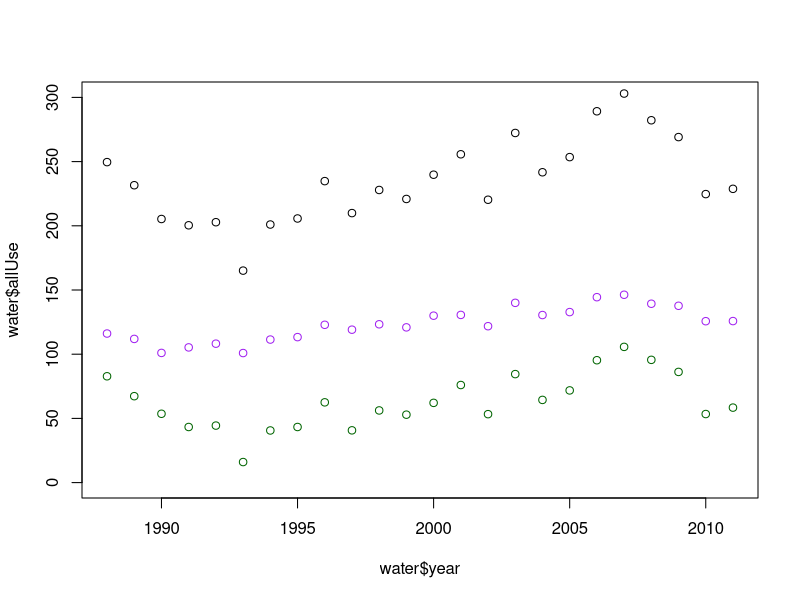
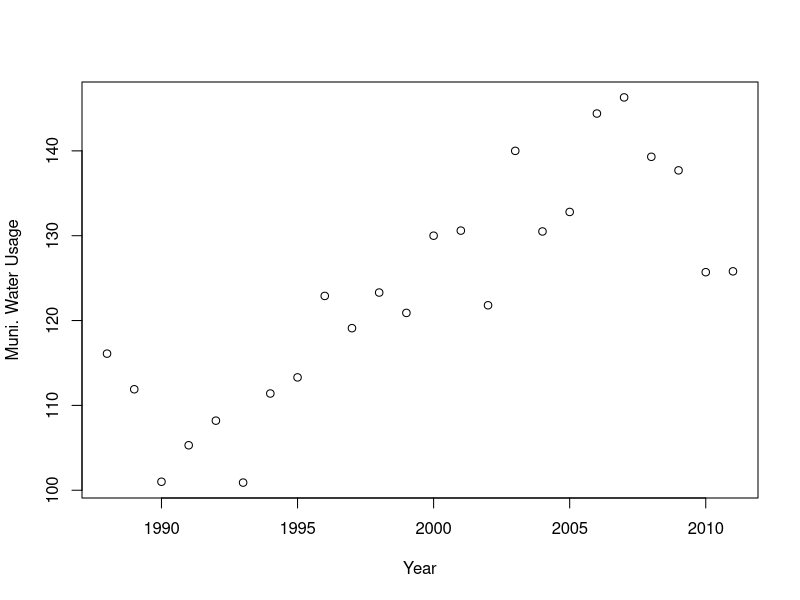
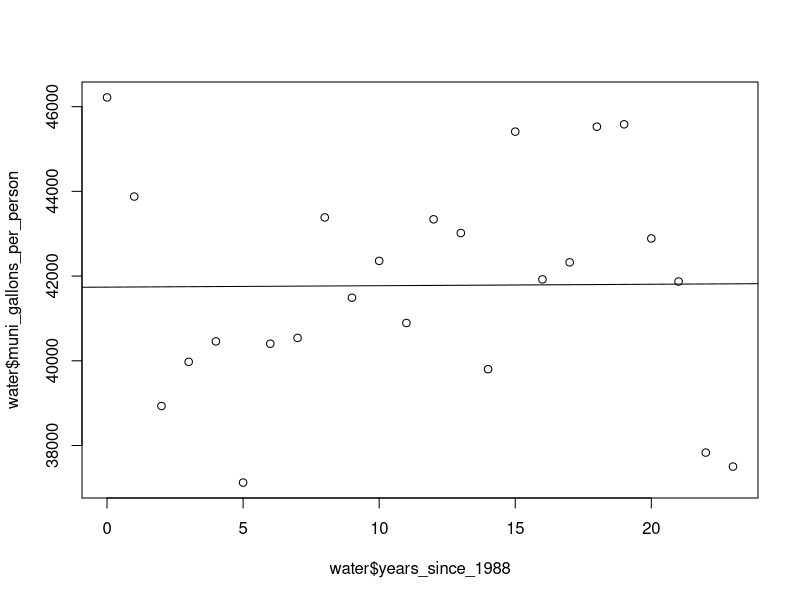
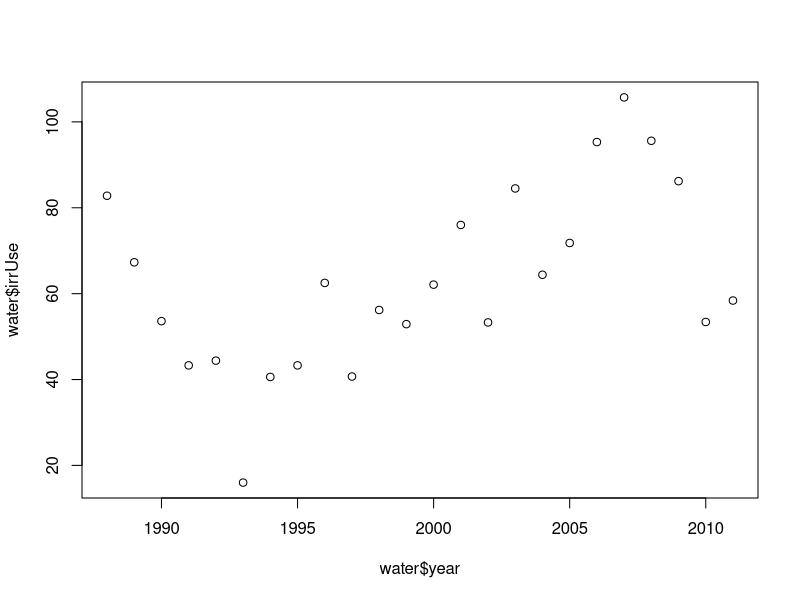
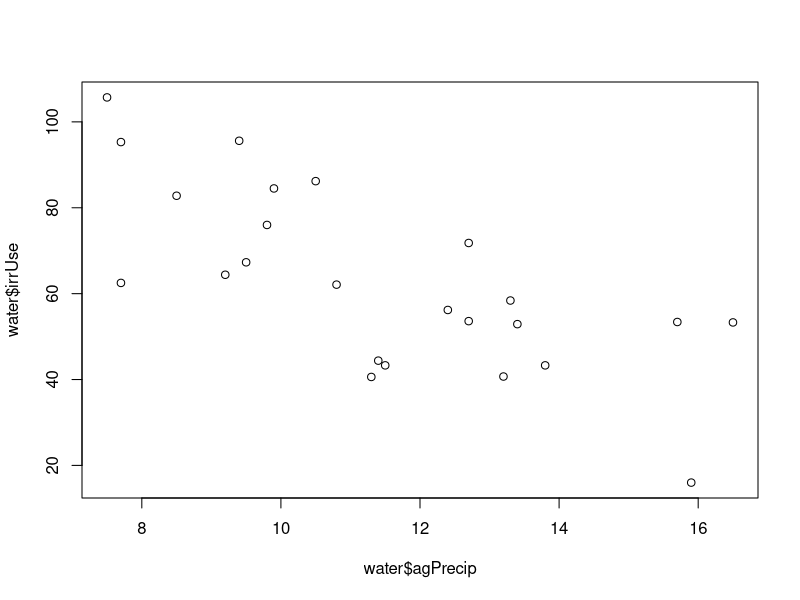

The R script that drew these images, in order:
## ---- chunk 1
knitr::opts_chunk$set(echo = TRUE)
## ---- chunk 2
water <- read.csv("../datasets/mn_water.csv")
head( water )
## ---- chunk 3
plot( water$year, water$allUse, ylim = c(0, 300) )
points( water$year, water$muniUse, col = "purple" )
points( water$year, water$irrUse, col = "darkgreen" )
## ---- chunk 4
summary( lm( allUse ~ muniUse + irrUse, data = water ) )
## ---- chunk 5
plot( water$year, water$muniUse, xlab = "Year", ylab = "Muni. Water Usage" )
## ---- chunk 6
m1 <- lm( muniUse ~ year, data = water )
summary(m1)

# Slope is the estimated expected in crease in water usage each year
# Intercept is the estimated water usage in year 0!
## ---- chunk 7
water$years_since_1988 <- water$year - 1988
summary( lm( muniUse ~ years_since_1988, data = water ) )
m1$fitted.values[24]

# Now the intercept is the estimated expect water usage in year 1988.
## ---- chunk 8
water$muni_gallons_per_person <- water$muniUse*1e9/water$muniPop
m1 <- lm( muni_gallons_per_person ~ years_since_1988, data = water )
plot( water$years_since_1988, water$muni_gallons_per_person )
abline(m1)
summary(m1)

# this analysis converts the response to gallons per person. We can see from
# the plot and the fit that water usage in terms of gallons per person
# is not changing much overall, though the pattern is interesting. There were
# two early years with high usage, then two later years with low usage.
# Otherwise, usage was increasing in the middle.
## ---- chunk 9
plot( water$year, water$irrUse )
plot( water$agPrecip, water$irrUse )
## ---- chunk 10
# (2)
m2 <- lm( irrUse ~ agPrecip + years_since_1988, data = water )
summary(m2)
## ---- chunk 11
vv <- vcov( m2 )
est <- m2$coefficients[1] + 12*m2$coefficients[2] + (2012-1988)*m2$coefficients[3]
est
x <- c(1, 12, (2012-1988))
se <- sqrt( t(x) %*% vv %*% x )
se
## ---- chunk 12
est <- (16-8)*m2$coefficients[2]
x <- c(0, 16-8, 0)
se <- sqrt( t(x) %*% vv %*% x )
est
se
